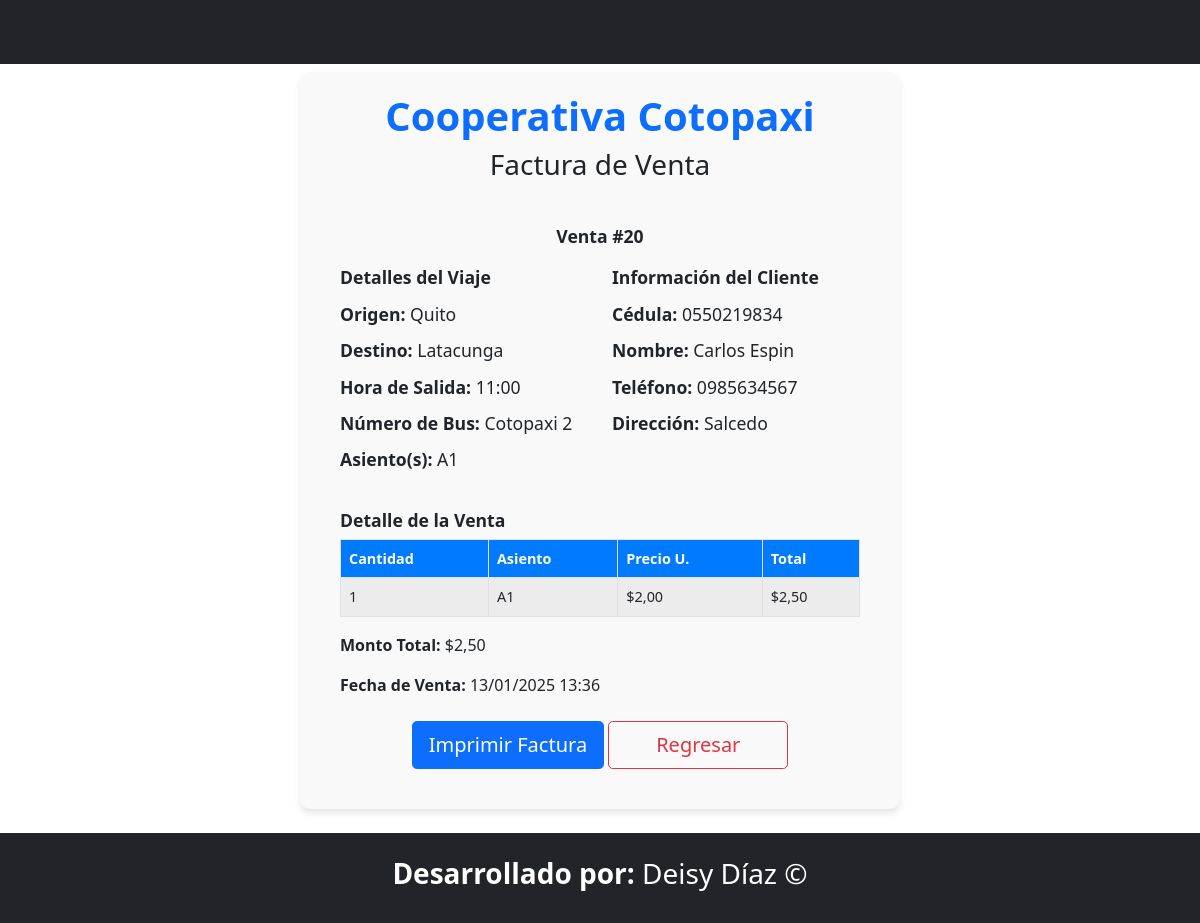
The page /VentaPasaje/factura/20/ on the database its author committed.
### Aplicaciones/Transportes/models.py (models this page shows, shortened)
class Venta(models.Model):
    cliente = models.ForeignKey(Cliente, on_delete=models.CASCADE)
    bus = models.ForeignKey(Bus, on_delete=models.CASCADE)
    horario = models.ForeignKey(Horario, on_delete=models.CASCADE,null=True, blank=True)
    ruta = models.ForeignKey(Ruta, on_delete=models.CASCADE)
    asiento = models.CharField(max_length=200)
    fecha_compra = models.DateTimeField(auto_now_add=True)
    total = models.DecimalField(max_digits=10, decimal_places=2)
    precio = models.DecimalField(max_digits=10, decimal_places=2)
    cantidad_asientos = models.IntegerField()
    asientos = models.ManyToManyField(Asiento)

class Ruta(models.Model):
    origen = models.CharField(max_length=100)
    destino = models.CharField(max_length=100)
    precio = models.DecimalField(max_digits=10, decimal_places=2)

class Horario(models.Model):
    id=models.AutoField(primary_key=True)
    ruta = models.ForeignKey(Ruta, on_delete=models.CASCADE)
    hora_salida = models.TimeField()
    hora_llegada = models.TimeField()
    bus = models.ForeignKey(Bus, on_delete=models.SET_NULL, null=True, blank=True)

class Bus(models.Model):
    nombre_bus = models.CharField(max_length=15, default="Cotopaxi")
    numero_placa = models.CharField(max_length=15, unique=True)
    capacidad = models.PositiveIntegerField()
    numero_bus = models.PositiveIntegerField(unique=True)   # Capacidad máxima de pasajeros
    conductor = models.OneToOneField('Conductor', on_delete=models.SET_NULL, null=True, related_name='bus')

class Cliente(models.Model):
    cedula = models.CharField(max_length=10, unique=True, verbose_name="Cédula")
    nombre = models.CharField(max_length=100, verbose_name="Nombre")
    apellido = models.CharField(max_length=100, verbose_name="Apellido")
    telefono = models.CharField(max_length=15, verbose_name="Teléfono", blank=True, null=True)
    email = models.EmailField(unique=True, verbose_name="Correo Electrónico")
    direccion = models.TextField(verbose_name="Dirección", blank=True, null=True)

### Aplicaciones/Transportes/views.py (the view)
# urls.py: path('VentaPasaje/factura/<int:venta_id>/', views.factura, name='factura'),
def factura(request, venta_id):
    venta = get_object_or_404(Venta, id=venta_id)
    return render(request, 'VentaPasaje/factura.html', {'venta': venta})

### Aplicaciones/Transportes/context_processors.py (called while the page is built)
def rol_usuario(request):
    if request.user.is_authenticated and hasattr(request.user, 'perfilusuario'):
        return {'rol_usuario': request.user.perfilusuario.rol}
    return {'rol_usuario': None}

### Aplicaciones/Transportes/templates/VentaPasaje/factura.html (shortened to what this page needs)
<!DOCTYPE html>
<html lang="en">
<head>
    <link rel="stylesheet" href="">
    {% load static %}
    <link href="{% static 'css/bootstrap.min.css' %}" rel="stylesheet">
</head>
<body>
    <nav class="navbar navbar-dark bg-dark fixed-top">
        <div class="container-fluid">
            <br><br>
        </div>
    </nav>
    <br>
    <div class="container mt-5">
        <div class="text-center mb-4">
            <h1 class="text-primary font-weight-bold">Cooperativa Cotopaxi</h1>
            <h3 class="font-weight-light">Factura de Venta</h3>
        </div>
        <div class="card-body">
            <h5 class="card-title text-center font-weight-bold">Venta #{{ venta.id }}</h5>
            <div class="row">
                <div class="col-md-6">
                    <h6><strong>Detalles del Viaje</strong></h6>
                    <ul class="list-unstyled">
                        <li><strong>Origen:</strong> {{ venta.ruta.origen }}</li>
                        <li><strong>Destino:</strong> {{ venta.ruta.destino }}</li>
                        <li><strong>Hora de Salida:</strong> {{ venta.horario.hora_salida }}</li>
                        <li><strong>Número de Bus:</strong> {{ venta.bus.nombre_bus }} {{ venta.bus.numero_bus }} </li>
                        <li><strong>Asiento(s):</strong> {{ venta.asiento }}</li>
                    </ul>
                </div>
                <div class="col-md-6">
                    <h6><strong>Información del Cliente</strong></h6>
                    <ul class="list-unstyled">
                        <li><strong>Cédula:</strong> {{ venta.cliente.cedula }}</li>
                        <li><strong>Nombre:</strong> {{ venta.cliente.nombre }} {{ venta.cliente.apellido }}</li>
                        <li><strong>Teléfono:</strong> {{ venta.cliente.telefono }}</li>
                        <li><strong>Dirección:</strong> {{ venta.cliente.direccion }}</li>
                    </ul>
                </div>
            </div>
            <h6 class="font-weight-bold mt-3">Detalle de la Venta</h6>
            <table class="table table-bordered table-striped table-sm">
                <thead class="thead-dark">
                    <tr>
                        <th>Cantidad</th>
                        <th>Asiento</th>
                        <th>Precio U.</th>
                        <th>Total</th>
                    </tr>
                </thead>
                <tbody>
                    <tr>
                        <td>{{ venta.cantidad_asientos }}</td>
                        <td>{{ venta.asiento }}</td>
                        <td>${{ venta.precio|floatformat:2 }}</td>
                        <td>${{ venta.total|floatformat:2 }}</td>
                    </tr>
                </tbody>
            </table>
            <div class="mt-3">
                <p><strong>Monto Total:</strong> ${{ venta.total|floatformat:2 }}</p>
                <p><strong>Fecha de Venta:</strong> {{ venta.fecha_compra|date:"d/m/Y H:i" }}</p>
            </div>
            <div class="text-center mt-4 no-print">
                <button onclick="window.print();" class="btn btn-primary btn-lg">Imprimir Factura</button>
                <a href="{% url 'listado_venta' %}" class="btn btn-outline-danger btn-lg" style="width: 180px;">Regresar</a>
            </div>
        </div>
    </div>
    <br>
    <footer class="bg-dark text-white text-center py-4 mt-auto">
        <h3><b>Desarrollado por:</b> Deisy Díaz &copy;</h3>
    </footer>
</body>
</html>

### Aplicaciones/Transportes/templates/VentaPasaje/factura.html (style rules this page uses)
.container { max-width: 600px; margin: auto; background-color: #f9f9f9; padding: 20px; border-radius: 10px; box-shadow: 0 4px 6px rgba(0, 0, 0, 0.1); }
.text-primary { color: #007bff; }
.font-weight-bold { font-weight: 600; }
.table th { background-color: #007bff; color: #fff; }
.table td { vertical-align: middle; }
h5, h6 { font-size: 1.1em; }
ul.list-unstyled li { font-size: 1.1em; padding: 5px 0; }
.thead-dark { background-color: #343a40; color: white; }
.card-body { padding: 20px; }
.card-title { margin-bottom: 20px; }
.table-sm th, .table-sm td { font-size: 0.9em; padding: 8px; }

### rows shown on the page
Venta: id "20", ruta.origen "Quito", ruta.destino "Latacunga", horario.hora_salida "11:00", bus.nombre_bus "Cotopaxi", bus.numero_bus "2", asiento "A1", cliente.cedula "0550219834", cliente.nombre "Carlos", cliente.apellido "Espin", cliente.telefono "0985634567", cliente.direccion "Salcedo", cantidad_asientos "1", precio "2,00", total "2,50", fecha_compra "13/01/2025 13:36"
